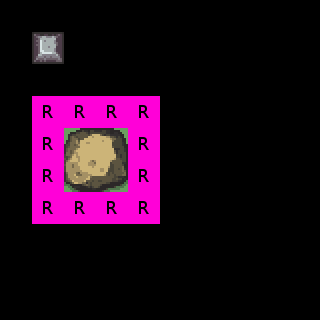

This is a level from a 2D game, rendered from its Tiled map with the project's own tilesets. A one-line summary and the map file follow, with tile-layer data summarised:
An orthogonal 10x10 tile map with 32x32 px tiles, 5 tile layers (Regions, Input_set, Output1_Fringe, Output2_Fringe, ...), 4 tilesets.

<map version="1.0" orientation="orthogonal" width="10" height="10" tilewidth="32" tileheight="32">
 <tileset firstgid="1" source="../map_tiles.tsx" />
 <tileset firstgid="33" source="../rules.tsx" />
 <tileset firstgid="37" source="../sets.tsx" />
 <tileset firstgid="165" source="../tiles32_sea_of_trees.tsx" />
 <layer name="Regions" width="10" height="10">
  <data>[100 cells, 17 non-empty, 1 distinct tile ids]</data>
 </layer>
 <layer name="Input_set" width="10" height="10">
  <data>[100 cells, 5 non-empty, 1 distinct tile ids]</data>
 </layer>
 <layer name="Output1_Fringe" width="10" height="10">
  <data>[100 cells, 5 non-empty, 5 distinct tile ids]</data>
 </layer>
 <layer name="Output2_Fringe" width="10" height="10">
  <data>[100 cells, 5 non-empty, 5 distinct tile ids]</data>
 </layer>
 <layer name="Output3_Fringe" width="10" height="10">
  <data>[100 cells, 5 non-empty, 5 distinct tile ids]</data>
 </layer>
</map>
